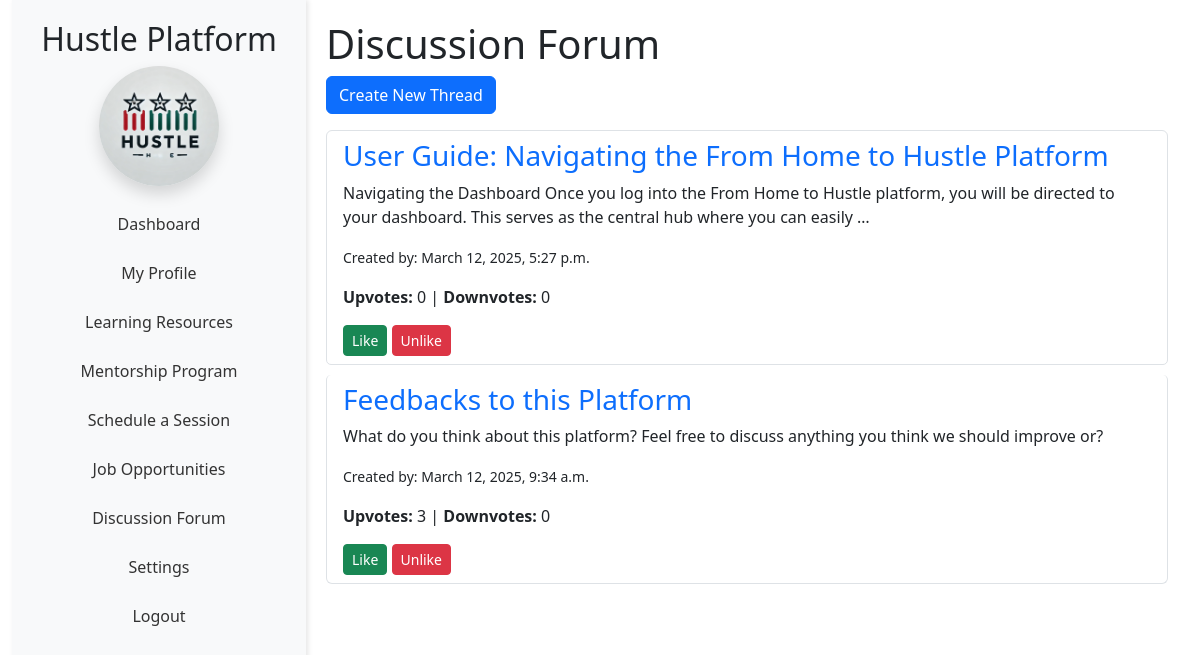
/threads/ (signed in), run on the app's committed database.
### capstone/models.py (models this page shows, shortened)
class User(AbstractUser):
    USER_TYPE_CHOICES = (
        ('mentor', 'Mentor'),
        ('participant', 'Participant'),
    )
    LANGUAGE_CHOICES = [
        ("en", "English"),
        ("fr", "French"),
        ("es", "Spanish"),
        ("sw", "Swahili"),
        ("rw", "Kinyarwanda")
    ]
    language_preference = models.CharField(max_length=4, choices=LANGUAGE_CHOICES, default="fr")
    full_name = models.CharField(max_length=255)
    email = models.EmailField(unique=True)
    phone_number = models.CharField(max_length=15)
    user_type = models.CharField(max_length=20, choices=USER_TYPE_CHOICES)
    terms_accepted = models.BooleanField(default=False)

class Thread(models.Model):
    title = models.CharField(max_length=200)
    description = models.TextField()
    created_by = models.ForeignKey(User, on_delete=models.CASCADE, related_name='threads')
    created_at = models.DateTimeField(auto_now_add=True)
    updated_at = models.DateTimeField(auto_now=True)
    upvotes = models.IntegerField(default=0)  # <-- Ensure this field is present
    downvotes = models.IntegerField(default=0)
    tags = models.CharField(max_length=100, blank=True)  # Optional: For categorizing threads

### capstone/views.py (the view)
# urls.py: path('threads/', views.list_threads, name='list_threads'),
def list_threads(request):
    threads = Thread.objects.all().order_by('-created_at')
    return render(request, 'capstone/list_threads.html', {'threads': threads})

### capstone/templatetags/custom_filters.py (called while the page is built)
@register.filter
def translate(text, target_lang):
    return text

### capstone/templates/capstone/list_threads.html (shortened to what this page needs)
{% extends 'participant-base.html' %}
{% load custom_filters %}
{% block participant_content %}
    <h1>{{ "Discussion Forum"|translate:user.language_preference }}</h1>
    <a href="{% url 'create_thread' %}" class="btn btn-primary mb-3">
        {{ "Create New Thread"|translate:user.language_preference }}
    </a>
    {% if threads %}
        <ul class="list-group">
            {% for thread in threads %}
                <li class="list-group-item">
                    <h3>
                        <a href="{% url 'thread_detail' thread.id %}" class="text-decoration-none">
                            {{ thread.title|translate:user.language_preference }}
                        </a>
                    </h3>
                    <p>{{ thread.description|translate:user.language_preference|truncatewords:30 }}</p>
                    <p><small>{{ "Created by"|translate:user.language_preference }}: {{ thread.created_at }}</small></p>
                    <p>
                        <strong>{{ "Upvotes"|translate:user.language_preference }}:</strong> {{ thread.upvotes }} |
                        <strong>{{ "Downvotes"|translate:user.language_preference }}:</strong> {{ thread.downvotes }}
                    </p>
                    <div class="comment-actions mt-2">
                        <a href="{% url 'vote_thread' thread.id 'upvote' %}" class="btn btn-sm btn-success">
                            {{ "Like"|translate:user.language_preference }}
                        </a>
                        <a href="{% url 'vote_thread' thread.id 'downvote' %}" class="btn btn-sm btn-danger">
                            {{ "Unlike"|translate:user.language_preference }}
                        </a>
                    </div>
                </li>
            {% endfor %}
        </ul>
    {% endif %}
{% endblock %}

### capstone/templates/participant-base.html (shortened to what this page needs)
{% load static %}
{% load custom_filters %}
<!DOCTYPE html>
<html lang="{{ user.language_preference|default:'en' }}">
<head>
    <link href="https://cdn.jsdelivr.net/npm/bootstrap@5.3.0/dist/css/bootstrap.min.css" rel="stylesheet">
    <link href="https://cdnjs.cloudflare.com/ajax/libs/font-awesome/6.0.0-beta3/css/all.min.css" rel="stylesheet">
    <link href="{% static 'css/participant-styles.css' %}" rel="stylesheet">
</head>
<body>
    <div class="container-fluid">
        <div class="sidebar text-center">
            <h2>Hustle Platform</h2>
            <img src="{% static 'logo.webp' %}" alt="Hustle Platform Logo"
                 class="img-fluid mb-3 rounded-circle shadow" style="width: 120px; height: 120px; object-fit: cover;">
            <ul class="nav flex-column">
                <li class="nav-item">
                    <a class="nav-link" href="{% url 'participant_dashboard' %}">
                        {{ "Dashboard"|translate:user.language_preference }}
                    </a>
                </li>
                <li class="nav-item">
                    <a class="nav-link" href="{% url 'participant_profile' request.user.id %}">
                        {{ "My Profile"|translate:user.language_preference }}
                    </a>
                </li>
                <li class="nav-item">
                    <a class="nav-link" href="{% url 'learning_resources' %}">
                        {{ "Learning Resources"|translate:user.language_preference }}
                    </a>
                </li>
                <li class="nav-item">
                    <a class="nav-link" href="{% url 'submit_mentorship_request' %}">
                        {{ "Mentorship Program"|translate:user.language_preference }}
                    </a>
                </li>
                <li class="nav-item">
                    <a class="nav-link" href="{% url 'available_sessions' %}">
                        {{ "Schedule a Session"|translate:user.language_preference }}
                    </a>
                </li>
                <li class="nav-item">
                    <a class="nav-link" href="{% url 'job_listings' %}">
                        {{ "Job Opportunities"|translate:user.language_preference }}
                    </a>
                </li>
                <li class="nav-item">
                    <a class="nav-link" href="{% url 'list_threads' %}">
                        {{ "Discussion Forum"|translate:user.language_preference }}
                    </a>
                </li>
                <li class="nav-item">
                    <a class="nav-link" href="{% url 'account_settings' %}">
                        {{ "Settings"|translate:user.language_preference }}
                    </a>
                </li>
                <li class="nav-item">
                    <a class="nav-link" href="{% url 'login' %}">
                        {{ "Logout"|translate:user.language_preference }}
                    </a>
                </li>
            </ul>
        </div>
        <div class="main-content">
            {% block participant_content %}{% endblock %}
        </div>
    </div>
</body>
</html>

### static/css/participant-styles.css (style rules this page uses)
.nav-link { color: #333; padding: 10px 15px; border-radius: 5px; margin-bottom: 5px; transition: all 0.3s ease; }
.list-group-item { margin-bottom: 10px; border-radius: 5px; }

### capstone/templates/participant-base.html (style rules this page uses)
html, body { height: 100%; margin: 0; overflow: hidden; }
.container-fluid { height: 100vh; display: flex; }
.sidebar { height: 100vh; overflow-y: scroll; background-color: #f8f9fa; padding: 20px; box-shadow: 2px 0 5px rgba(0,0,0,0.1); flex: 0 0 25%; scrollbar-width: none; }
.main-content { flex: 1; overflow-y: auto; padding: 20px; }

### data on the page
User: language_preference "Dashboard", language_preference "My Profile", language_preference "Learning Resources", language_preference "Mentorship Program", language_preference "Schedule a Session", language_preference "Job Opportunities", language_preference "Discussion Forum", language_preference "Settings", language_preference "Logout", language_preference "Create New Thread", language_preference "Created by", language_preference "Upvotes", language_preference "Downvotes", language_preference "Like", language_preference "Unlike"
Thread: title|translate "User Guide: Navigating the From Home to Hustle Platform", description|translate "Navigating the Dashboard Once you log into the From Home to Hustle platform, you will be directed to your dashboard. This serves as the central hub where you can easily …", created_at "March 12, 2025, 5:27 p.m.", upvotes "0", downvotes "0"
Thread: title|translate "Feedbacks to this Platform", description|translate "What do you think about this platform? Feel free to discuss anything you think we should improve or?", created_at "March 12, 2025, 9:34 a.m.", upvotes "3", downvotes "0"
